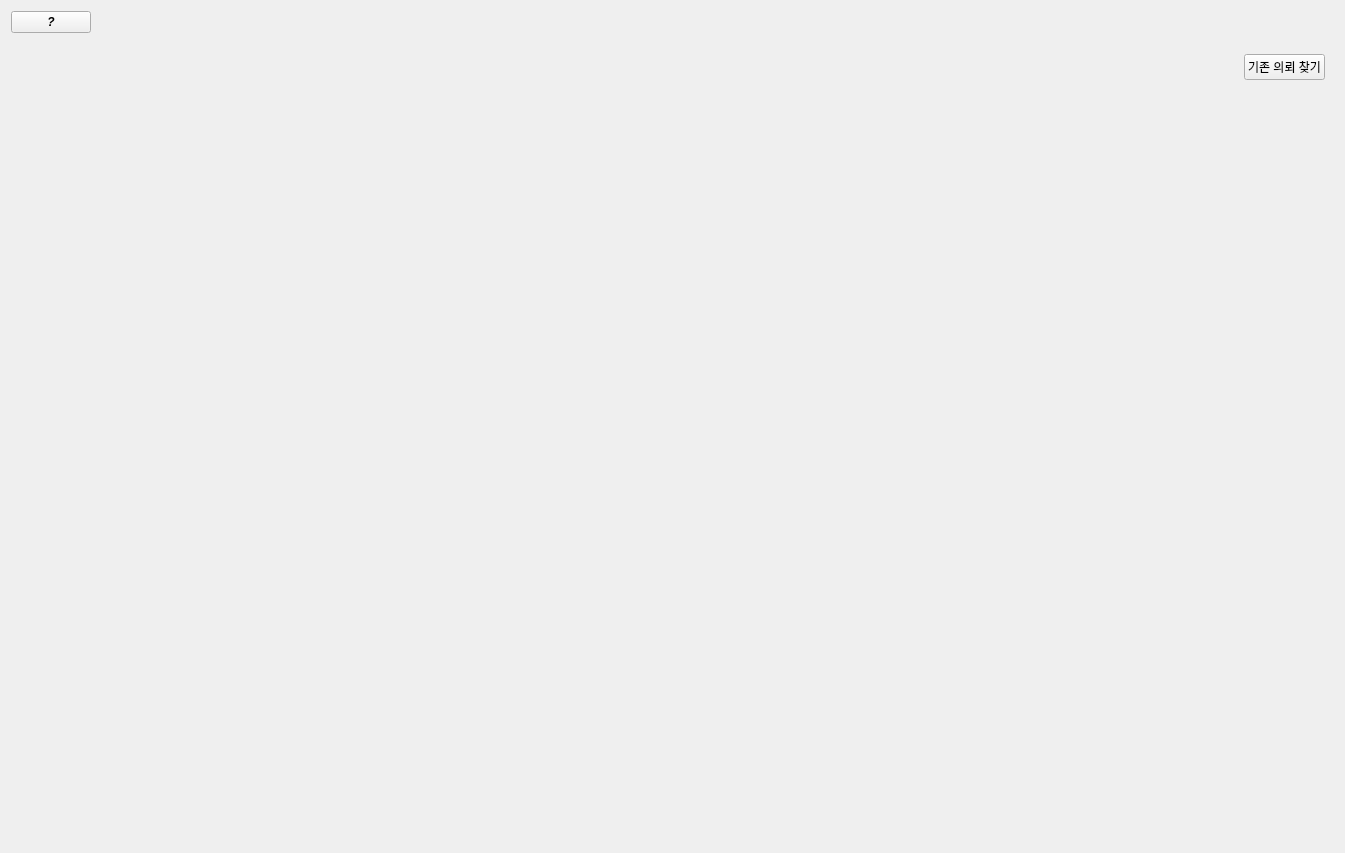
<?xml version="1.0" encoding="UTF-8"?>
<ui version="4.0">
 <class>Tab_App</class>
 <widget class="QWidget" name="Tab_App">
  <property name="geometry">
   <rect>
    <x>0</x>
    <y>0</y>
    <width>1345</width>
    <height>853</height>
   </rect>
  </property>
  <property name="sizePolicy">
   <sizepolicy hsizetype="Preferred" vsizetype="Preferred">
    <horstretch>0</horstretch>
    <verstretch>0</verstretch>
   </sizepolicy>
  </property>
  <property name="windowTitle">
   <string>Form</string>
  </property>
  <layout class="QVBoxLayout" name="verticalLayout">
   <item>
    <widget class="QFrame" name="frame_info">
     <property name="sizePolicy">
      <sizepolicy hsizetype="Preferred" vsizetype="Fixed">
       <horstretch>0</horstretch>
       <verstretch>0</verstretch>
      </sizepolicy>
     </property>
     <property name="frameShape">
      <enum>QFrame::NoFrame</enum>
     </property>
     <property name="frameShadow">
      <enum>QFrame::Raised</enum>
     </property>
     <layout class="QHBoxLayout" name="horizontalLayout">
      <property name="leftMargin">
       <number>0</number>
      </property>
      <property name="topMargin">
       <number>0</number>
      </property>
      <property name="rightMargin">
       <number>0</number>
      </property>
      <property name="bottomMargin">
       <number>0</number>
      </property>
      <item>
       <widget class="QPushButton" name="pb_info">
        <property name="sizePolicy">
         <sizepolicy hsizetype="Fixed" vsizetype="Fixed">
          <horstretch>0</horstretch>
          <verstretch>0</verstretch>
         </sizepolicy>
        </property>
        <property name="font">
         <font>
          <italic>true</italic>
          <bold>true</bold>
         </font>
        </property>
        <property name="text">
         <string>?</string>
        </property>
       </widget>
      </item>
      <item>
       <spacer name="horizontalSpacer">
        <property name="orientation">
         <enum>Qt::Horizontal</enum>
        </property>
        <property name="sizeHint" stdset="0">
         <size>
          <width>1238</width>
          <height>20</height>
         </size>
        </property>
       </spacer>
      </item>
     </layout>
    </widget>
   </item>
   <item>
    <widget class="Wid_Search_for" name="Wid_Search_for" native="true">
     <property name="sizePolicy">
      <sizepolicy hsizetype="Preferred" vsizetype="Fixed">
       <horstretch>0</horstretch>
       <verstretch>0</verstretch>
      </sizepolicy>
     </property>
    </widget>
   </item>
   <item>
    <widget class="QFrame" name="frame_search_exist">
     <property name="sizePolicy">
      <sizepolicy hsizetype="Preferred" vsizetype="Fixed">
       <horstretch>0</horstretch>
       <verstretch>0</verstretch>
      </sizepolicy>
     </property>
     <property name="frameShape">
      <enum>QFrame::NoFrame</enum>
     </property>
     <property name="frameShadow">
      <enum>QFrame::Raised</enum>
     </property>
     <layout class="QHBoxLayout" name="horizontalLayout_2">
      <item>
       <spacer name="horizontalSpacer_2">
        <property name="orientation">
         <enum>Qt::Horizontal</enum>
        </property>
        <property name="sizeHint" stdset="0">
         <size>
          <width>1202</width>
          <height>20</height>
         </size>
        </property>
       </spacer>
      </item>
      <item>
       <widget class="QPushButton" name="PB_search_exist">
        <property name="text">
         <string>기존 의뢰 찾기</string>
        </property>
       </widget>
      </item>
     </layout>
    </widget>
   </item>
   <item>
    <widget class="Wid_Table_for_디자인관리" name="Wid_Table" native="true"/>
   </item>
  </layout>
 </widget>
 <customwidgets>
  <customwidget>
   <class>Wid_Search_for</class>
   <extends>QWidget</extends>
   <header>modules.PyQt.Tabs.디자인관리.components.Wid_search_for_디자인관리</header>
   <container>1</container>
  </customwidget>
  <customwidget>
   <class>Wid_Table_for_디자인관리</class>
   <extends>QWidget</extends>
   <header>modules.PyQt.Tabs.디자인관리.tables.table_디자인관리_디자인관리</header>
   <container>1</container>
  </customwidget>
 </customwidgets>
 <resources/>
 <connections/>
</ui>
